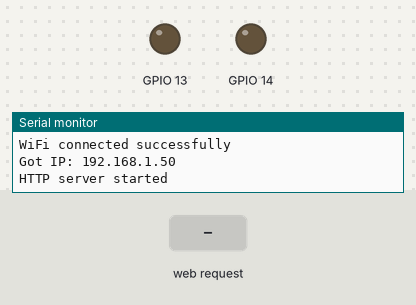
Bench run of a sketch on a simulated ESP32. Shown: output pins drawn as LEDs (lit = HIGH), the last lines printed to the serial monitor. Inputs (shaded band) come from the test bench. WiFi joins after 1.5 s; servers stay silent unless stated.

Above: at 3.2 s.
3.3 s: HTTP request GET /led/on received
At 3.7 s:
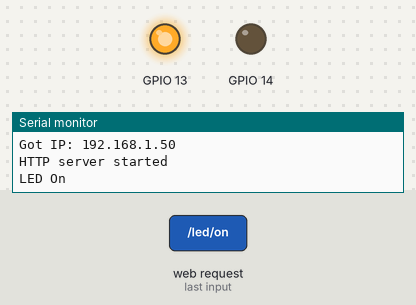
4.8 s: HTTP request GET /led/off received
At 6.1 s:
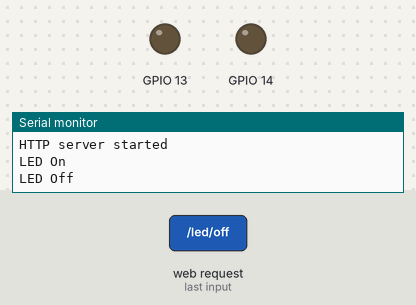
Timing chart, 0 to 7.8 s (numbered marks = the images above; inputs shaded):
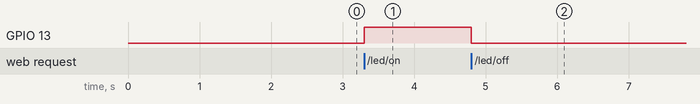

The sketch:

wk9-hw.ino
```cpp
#include "WiFi.h"
#include "WebServer.h"
#define LED_BUILTIN 13,14

// SSID & Password
const char* ssid = "Amane";
const char* password = "sophia030";

WebServer server(80);  // Object of WebServer(HTTP port, 80 is defult)

void setup() {
  Serial.begin(115200);
  Serial.println("Try Connecting to ");
  Serial.println(ssid);

  // Connect to your wi-fi modem
  WiFi.begin(ssid, password);

  // Check wi-fi is connected to wi-fi network
  while (WiFi.status() != WL_CONNECTED) {
    Serial.print(".");
    delay(1000);
    pinMode(13, OUTPUT);
    pinMode(14, OUTPUT);
    ledcSetup(10,5000,10);
    ledcAttachPin(14,10);
  }
  Serial.println("");
  Serial.println("WiFi connected successfully");
  Serial.print("Got IP: ");
  Serial.println(WiFi.localIP());  //Show ESP32 IP on serial

  //建立server的路徑
  createWebServer();

  //server啟動
  server.begin();
  Serial.println("HTTP server started");

}


void loop() {
  server.handleClient();  //handleClient要寫在loop
}


//----設定HTML資料----
String htmlContent = "\
  <!DOCTYPE html>\
   <html>\
    <head>\
      <style>\
        body{ display: flex; flex-direction: column;align-items:center;justify-content:center;}\
         a { background: #E6CAFF; width: 120px; height: 40px; margin: 20px; font-size: 20pt;font-family:Arial; text-decoration: none;}\
      </style>\
    </head>\
    <body>\
      <a href='/led/on'>LED ON</a>\
      <a href='/led/off'>LED OFF</a>\
      <form method='get' action='/led/setLightBrightness'>\
        <label>Led Brightness</label>\
        <input type='number' name='lightBrightness'><input type='submit'>\
      </form>\
    </body>\
  </html>";

String LEDOpenPage = "\
  <!DOCTYPE html>\
   <html>\
    <head>\
      <style>\
        body{ display: flex; flex-direction: column;align-items:center;}\
         a { background: #02DF82; width: 150px; height: 50px; margin: 20px; font-size: 30pt; text-decoration: none;}\
      </style>\
    </head>\
    <body>\
      <h1>LED OPEN</h1>\
      <a href='/'>Back</a>\
    </body>\
  </html>";

String LEDCLOSEPage = "\
  <!DOCTYPE html>\
   <html>\
    <head>\
      <style>\
        body{ display: flex; flex-direction: column;align-items:center;}\
        a { background: #FF5151; width: 150px; height: 50px; margin: 20px; font-size: 30pt; text-decoration: none;}\
      </style>\
    </head>\
    <body>\
      <h1>LED CLOSE</h1>\
      <a href='/'>Back</a>\
    </body>\
  </html>";

//------設定路徑------
void createWebServer()
{
  //初始頁面
  server.on("/", []() {
      server.send(200, "text/html", htmlContent);
  });
  server.on("/led/on", []() {
    Serial.println("LED On");

    //add your code here
    digitalWrite(13,HIGH);

    String response = "{\"LED On Success\"}";
    server.send(200, "text/html", LEDOpenPage);
  });
  server.on("/led/off", []() {
    Serial.println("LED Off");

    //add your code here
    digitalWrite(13,LOW);
    String response = "{\"LED Off Success\"}";
    server.send(200, "text/html", LEDCLOSEPage);
  });
  server.on("/led/setLightBrightness", []() {
    //以server.arg&引數名稱，取得form傳來的資料
    int lightBrightness = server.arg("lightBrightness").toInt();
    //判斷條件
    if(lightBrightness>=0 && lightBrightness<=1024){
      Serial.print("Set Brightness: ");
      Serial.println(lightBrightness);
      //digitalWrite(14,HIGH);

      //add your code here
      ledcWrite(10,lightBrightness);
      String response = "Set Brightness: " + (String)lightBrightness;
      server.send(200, "application/json", response);
    }
    else {
      String response = "{\"Error\":\"over range 0-1024\"}";
      server.send(404, "application/json", response);
    }
  });
}
```

Measured:
- after the input at 3.3 s, GPIO 13: LOW → HIGH at once
- after the input at 4.8 s, GPIO 13: HIGH → LOW at once
